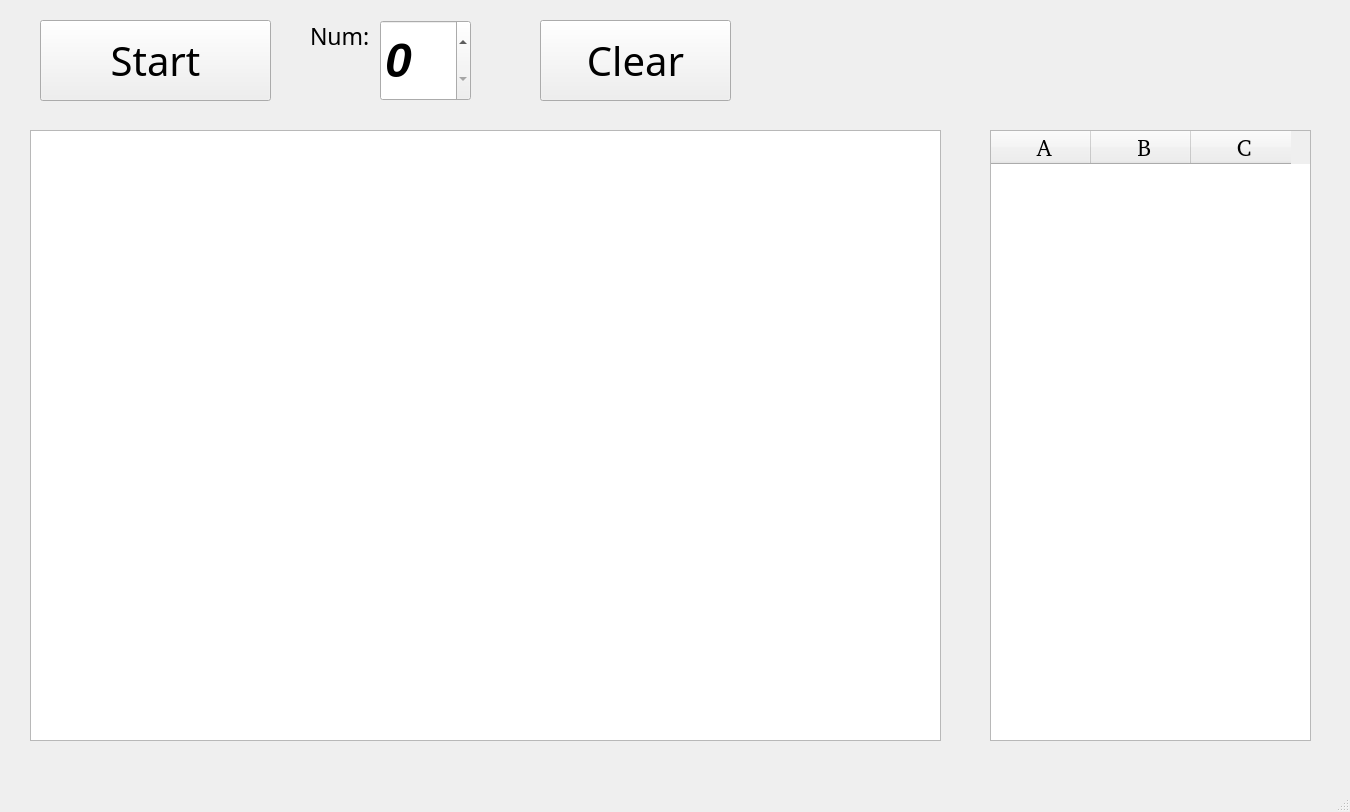
<?xml version="1.0" encoding="UTF-8"?>
<ui version="4.0">
 <class>MainWindow</class>
 <widget class="QMainWindow" name="MainWindow">
  <property name="geometry">
   <rect>
    <x>0</x>
    <y>0</y>
    <width>1350</width>
    <height>812</height>
   </rect>
  </property>
  <property name="windowTitle">
   <string>MainWindow</string>
  </property>
  <widget class="QWidget" name="centralwidget">
   <widget class="QSpinBox" name="spinBox">
    <property name="geometry">
     <rect>
      <x>380</x>
      <y>20</y>
      <width>91</width>
      <height>81</height>
     </rect>
    </property>
    <property name="font">
     <font>
      <pointsize>36</pointsize>
      <italic>true</italic>
      <bold>true</bold>
     </font>
    </property>
   </widget>
   <widget class="QPushButton" name="startButton">
    <property name="geometry">
     <rect>
      <x>40</x>
      <y>20</y>
      <width>231</width>
      <height>81</height>
     </rect>
    </property>
    <property name="font">
     <font>
      <family>Source Code Pro</family>
      <pointsize>30</pointsize>
     </font>
    </property>
    <property name="text">
     <string>Start</string>
    </property>
   </widget>
   <widget class="QPushButton" name="pushButton">
    <property name="geometry">
     <rect>
      <x>540</x>
      <y>20</y>
      <width>191</width>
      <height>81</height>
     </rect>
    </property>
    <property name="font">
     <font>
      <family>Source Code Pro</family>
      <pointsize>30</pointsize>
     </font>
    </property>
    <property name="text">
     <string>Clear</string>
    </property>
   </widget>
   <widget class="QTableWidget" name="tableWidget">
    <property name="geometry">
     <rect>
      <x>990</x>
      <y>130</y>
      <width>321</width>
      <height>611</height>
     </rect>
    </property>
    <property name="font">
     <font>
      <family>URW Bookman [urw]</family>
      <pointsize>17</pointsize>
     </font>
    </property>
    <column>
     <property name="text">
      <string> A</string>
     </property>
    </column>
    <column>
     <property name="text">
      <string> B</string>
     </property>
    </column>
    <column>
     <property name="text">
      <string> C</string>
     </property>
    </column>
   </widget>
   <widget class="QGraphicsView" name="graphicsView">
    <property name="geometry">
     <rect>
      <x>30</x>
      <y>130</y>
      <width>911</width>
      <height>611</height>
     </rect>
    </property>
   </widget>
   <widget class="QLabel" name="label">
    <property name="geometry">
     <rect>
      <x>310</x>
      <y>20</y>
      <width>71</width>
      <height>31</height>
     </rect>
    </property>
    <property name="font">
     <font>
      <family>Source Code Pro</family>
      <pointsize>17</pointsize>
     </font>
    </property>
    <property name="text">
     <string>Num:</string>
    </property>
   </widget>
  </widget>
  <widget class="QMenuBar" name="menubar">
   <property name="geometry">
    <rect>
     <x>0</x>
     <y>0</y>
     <width>1350</width>
     <height>22</height>
    </rect>
   </property>
  </widget>
  <widget class="QStatusBar" name="statusbar"/>
 </widget>
 <resources/>
 <connections/>
</ui>
